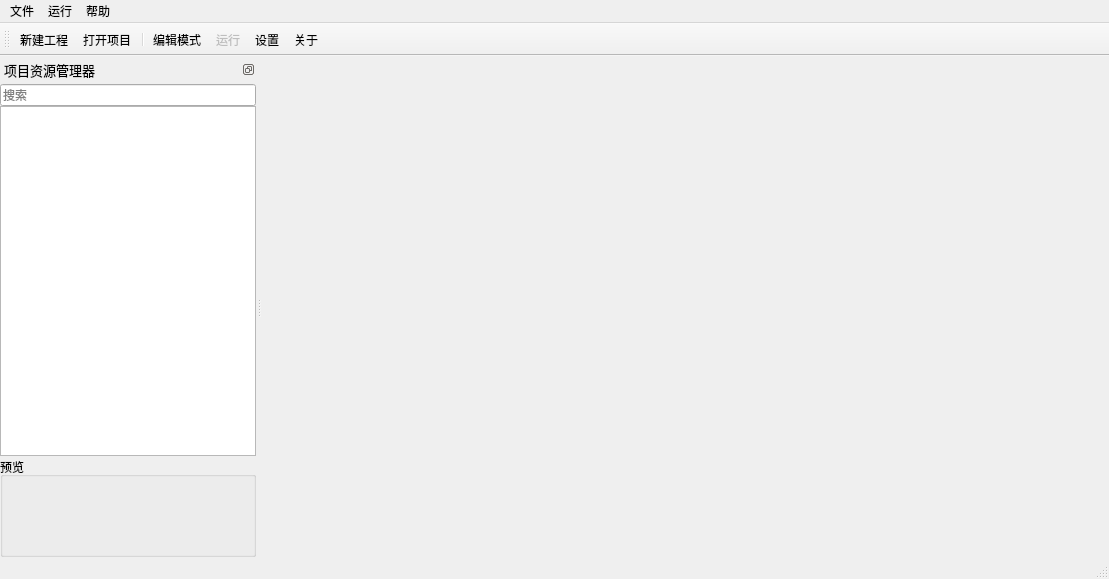
<?xml version="1.0" encoding="UTF-8"?>
<ui version="4.0">
 <class>MainWindow</class>
 <widget class="QMainWindow" name="MainWindow">
  <property name="geometry">
   <rect>
    <x>0</x>
    <y>0</y>
    <width>1109</width>
    <height>579</height>
   </rect>
  </property>
  <property name="font">
   <font>
    <family>Microsoft YaHei</family>
   </font>
  </property>
  <property name="acceptDrops">
   <bool>false</bool>
  </property>
  <property name="windowTitle">
   <string>BmpStudio</string>
  </property>
  <property name="iconSize">
   <size>
    <width>64</width>
    <height>64</height>
   </size>
  </property>
  <widget class="QWidget" name="centralwidget">
   <layout class="QHBoxLayout" name="horizontalLayout">
    <property name="leftMargin">
     <number>2</number>
    </property>
    <property name="topMargin">
     <number>2</number>
    </property>
    <property name="rightMargin">
     <number>2</number>
    </property>
    <property name="bottomMargin">
     <number>2</number>
    </property>
    <item>
     <widget class="CustomTabWidget" name="tabWidget">
      <property name="acceptDrops">
       <bool>true</bool>
      </property>
      <property name="statusTip">
       <string/>
      </property>
      <property name="whatsThis">
       <string/>
      </property>
      <property name="styleSheet">
       <string notr="true">QTabBar::tab{
	height:24;
	width:180;
    padding-left:2;
    padding-right:2;
	border:1px solid #b9b9b9;
	background-color: rgb(228, 228, 228);
    border-top-left-radius:4px;
    border-top-right-radius:4px;
    font: 9pt &quot;微软雅黑&quot;;
}


QTabBar::close-button {
    image:url( :/Image/TabBar/Close1.svg)
}

QTabBar::close-button:hover {
    image:url(:/Image/TabBar/Close2.svg)
}

QTabBar::tab:selected,QTabBar::tab:hover
{
	background-color: rgb(255, 255, 255);
}</string>
      </property>
      <property name="tabPosition">
       <enum>QTabWidget::North</enum>
      </property>
      <property name="tabShape">
       <enum>QTabWidget::Rounded</enum>
      </property>
      <property name="currentIndex">
       <number>-1</number>
      </property>
      <property name="elideMode">
       <enum>Qt::ElideRight</enum>
      </property>
      <property name="documentMode">
       <bool>true</bool>
      </property>
      <property name="tabsClosable">
       <bool>true</bool>
      </property>
      <property name="movable">
       <bool>true</bool>
      </property>
      <property name="tabBarAutoHide">
       <bool>false</bool>
      </property>
     </widget>
    </item>
   </layout>
  </widget>
  <widget class="QMenuBar" name="menubar">
   <property name="geometry">
    <rect>
     <x>0</x>
     <y>0</y>
     <width>1109</width>
     <height>21</height>
    </rect>
   </property>
   <widget class="QMenu" name="menu">
    <property name="title">
     <string>文件</string>
    </property>
    <addaction name="actNewProject"/>
    <addaction name="actOpenProject"/>
   </widget>
   <widget class="QMenu" name="menu_2">
    <property name="title">
     <string>运行</string>
    </property>
    <addaction name="actRun"/>
   </widget>
   <widget class="QMenu" name="menu_3">
    <property name="title">
     <string>帮助</string>
    </property>
    <addaction name="action"/>
    <addaction name="action_2"/>
   </widget>
   <addaction name="menu"/>
   <addaction name="menu_2"/>
   <addaction name="menu_3"/>
  </widget>
  <widget class="QStatusBar" name="statusbar"/>
  <widget class="QDockWidget" name="dockProject">
   <property name="font">
    <font>
     <family>Microsoft YaHei</family>
     <pointsize>10</pointsize>
    </font>
   </property>
   <property name="styleSheet">
    <string notr="true">QDockWidget::title
{
        padding: 5px;
}</string>
   </property>
   <property name="floating">
    <bool>false</bool>
   </property>
   <property name="features">
    <set>QDockWidget::DockWidgetFloatable|QDockWidget::DockWidgetMovable</set>
   </property>
   <property name="allowedAreas">
    <set>Qt::LeftDockWidgetArea|Qt::RightDockWidgetArea</set>
   </property>
   <property name="windowTitle">
    <string>项目资源管理器</string>
   </property>
   <attribute name="dockWidgetArea">
    <number>1</number>
   </attribute>
   <widget class="QWidget" name="dockWidgetContents">
    <layout class="QVBoxLayout" name="verticalLayout">
     <property name="spacing">
      <number>0</number>
     </property>
     <property name="leftMargin">
      <number>0</number>
     </property>
     <property name="topMargin">
      <number>0</number>
     </property>
     <property name="rightMargin">
      <number>0</number>
     </property>
     <property name="bottomMargin">
      <number>0</number>
     </property>
     <item>
      <widget class="QLineEdit" name="lineEditSearch">
       <property name="autoFillBackground">
        <bool>false</bool>
       </property>
       <property name="dragEnabled">
        <bool>false</bool>
       </property>
       <property name="placeholderText">
        <string>搜索</string>
       </property>
       <property name="clearButtonEnabled">
        <bool>true</bool>
       </property>
      </widget>
     </item>
     <item>
      <widget class="QSplitter" name="splitter">
       <property name="layoutDirection">
        <enum>Qt::LeftToRight</enum>
       </property>
       <property name="autoFillBackground">
        <bool>false</bool>
       </property>
       <property name="frameShadow">
        <enum>QFrame::Plain</enum>
       </property>
       <property name="orientation">
        <enum>Qt::Vertical</enum>
       </property>
       <property name="opaqueResize">
        <bool>true</bool>
       </property>
       <property name="handleWidth">
        <number>1</number>
       </property>
       <property name="childrenCollapsible">
        <bool>true</bool>
       </property>
       <widget class="QTreeView" name="treeViewProject">
        <property name="font">
         <font>
          <family>微软雅黑</family>
          <pointsize>11</pointsize>
         </font>
        </property>
        <property name="cursor" stdset="0">
         <cursorShape>ArrowCursor</cursorShape>
        </property>
        <property name="focusPolicy">
         <enum>Qt::ClickFocus</enum>
        </property>
        <property name="acceptDrops">
         <bool>true</bool>
        </property>
        <property name="editTriggers">
         <set>QAbstractItemView::EditKeyPressed</set>
        </property>
        <property name="showDropIndicator" stdset="0">
         <bool>false</bool>
        </property>
        <property name="dragEnabled">
         <bool>true</bool>
        </property>
        <property name="dragDropOverwriteMode">
         <bool>false</bool>
        </property>
        <property name="dragDropMode">
         <enum>QAbstractItemView::DragDrop</enum>
        </property>
        <property name="defaultDropAction">
         <enum>Qt::CopyAction</enum>
        </property>
        <property name="alternatingRowColors">
         <bool>false</bool>
        </property>
        <property name="indentation">
         <number>17</number>
        </property>
        <property name="animated">
         <bool>true</bool>
        </property>
        <property name="headerHidden">
         <bool>true</bool>
        </property>
        <property name="expandsOnDoubleClick">
         <bool>true</bool>
        </property>
        <attribute name="headerVisible">
         <bool>false</bool>
        </attribute>
       </widget>
       <widget class="QGroupBox" name="groupBox">
        <property name="title">
         <string>预览</string>
        </property>
        <layout class="QGridLayout" name="gridLayout">
         <item row="0" column="0">
          <widget class="QLabel" name="labelPreview">
           <property name="text">
            <string/>
           </property>
           <property name="alignment">
            <set>Qt::AlignCenter</set>
           </property>
          </widget>
         </item>
        </layout>
       </widget>
      </widget>
     </item>
    </layout>
   </widget>
  </widget>
  <widget class="QToolBar" name="toolBar">
   <property name="windowTitle">
    <string>工具栏</string>
   </property>
   <property name="layoutDirection">
    <enum>Qt::LeftToRight</enum>
   </property>
   <property name="autoFillBackground">
    <bool>false</bool>
   </property>
   <property name="movable">
    <bool>true</bool>
   </property>
   <property name="orientation">
    <enum>Qt::Horizontal</enum>
   </property>
   <property name="iconSize">
    <size>
     <width>20</width>
     <height>20</height>
    </size>
   </property>
   <property name="toolButtonStyle">
    <enum>Qt::ToolButtonIconOnly</enum>
   </property>
   <property name="floatable">
    <bool>true</bool>
   </property>
   <attribute name="toolBarArea">
    <enum>TopToolBarArea</enum>
   </attribute>
   <attribute name="toolBarBreak">
    <bool>false</bool>
   </attribute>
   <addaction name="actNewProject"/>
   <addaction name="actOpenProject"/>
   <addaction name="separator"/>
   <addaction name="actEditMode"/>
   <addaction name="actRun"/>
   <addaction name="actSettings"/>
   <addaction name="actAbout"/>
  </widget>
  <action name="actOpenProject">
   <property name="icon">
    <iconset resource="Img.qrc">
     <normaloff>:/Image/Toolbar/OpenProject.svg</normaloff>:/Image/Toolbar/OpenProject.svg</iconset>
   </property>
   <property name="text">
    <string>打开项目</string>
   </property>
   <property name="shortcut">
    <string>Ctrl+O</string>
   </property>
   <property name="priority">
    <enum>QAction::NormalPriority</enum>
   </property>
  </action>
  <action name="actNew">
   <property name="icon">
    <iconset>
     <normaloff>:/Image/TreeIco/Project.png</normaloff>:/Image/TreeIco/Project.png</iconset>
   </property>
   <property name="text">
    <string>新建</string>
   </property>
   <property name="toolTip">
    <string>新建...</string>
   </property>
   <property name="menuRole">
    <enum>QAction::TextHeuristicRole</enum>
   </property>
  </action>
  <action name="actNewProject">
   <property name="icon">
    <iconset resource="Img.qrc">
     <normaloff>:/Image/Toolbar/NewProject.svg</normaloff>:/Image/Toolbar/NewProject.svg</iconset>
   </property>
   <property name="text">
    <string>新建工程</string>
   </property>
   <property name="shortcut">
    <string>Ctrl+N</string>
   </property>
  </action>
  <action name="actTest">
   <property name="text">
    <string>测试</string>
   </property>
  </action>
  <action name="actRun">
   <property name="enabled">
    <bool>false</bool>
   </property>
   <property name="icon">
    <iconset resource="Img.qrc">
     <normaloff>:/Image/Toolbar/Run.svg</normaloff>:/Image/Toolbar/Run.svg</iconset>
   </property>
   <property name="text">
    <string>运行</string>
   </property>
   <property name="shortcut">
    <string>Ctrl+R</string>
   </property>
  </action>
  <action name="actEditMode">
   <property name="checkable">
    <bool>true</bool>
   </property>
   <property name="icon">
    <iconset resource="Img.qrc">
     <normaloff>:/Image/Toolbar/Edit.svg</normaloff>:/Image/Toolbar/Edit.svg</iconset>
   </property>
   <property name="text">
    <string>编辑模式</string>
   </property>
   <property name="shortcut">
    <string>Ctrl+E</string>
   </property>
  </action>
  <action name="action">
   <property name="text">
    <string>用户手册</string>
   </property>
  </action>
  <action name="action_2">
   <property name="text">
    <string>关于</string>
   </property>
  </action>
  <action name="actSettings">
   <property name="icon">
    <iconset resource="Img.qrc">
     <normaloff>:/Image/TreeIco/Setting.svg</normaloff>:/Image/TreeIco/Setting.svg</iconset>
   </property>
   <property name="text">
    <string>设置</string>
   </property>
   <property name="toolTip">
    <string>设置</string>
   </property>
  </action>
  <action name="actAbout">
   <property name="icon">
    <iconset resource="Img.qrc">
     <normaloff>:/Image/Toolbar/About.svg</normaloff>:/Image/Toolbar/About.svg</iconset>
   </property>
   <property name="text">
    <string>关于</string>
   </property>
   <property name="toolTip">
    <string>关于</string>
   </property>
  </action>
 </widget>
 <customwidgets>
  <customwidget>
   <class>CustomTabWidget</class>
   <extends>QTabWidget</extends>
   <header location="global">custom/customtabwidget.h</header>
   <container>1</container>
  </customwidget>
 </customwidgets>
 <resources>
  <include location="Img.qrc"/>
 </resources>
 <connections/>
</ui>
